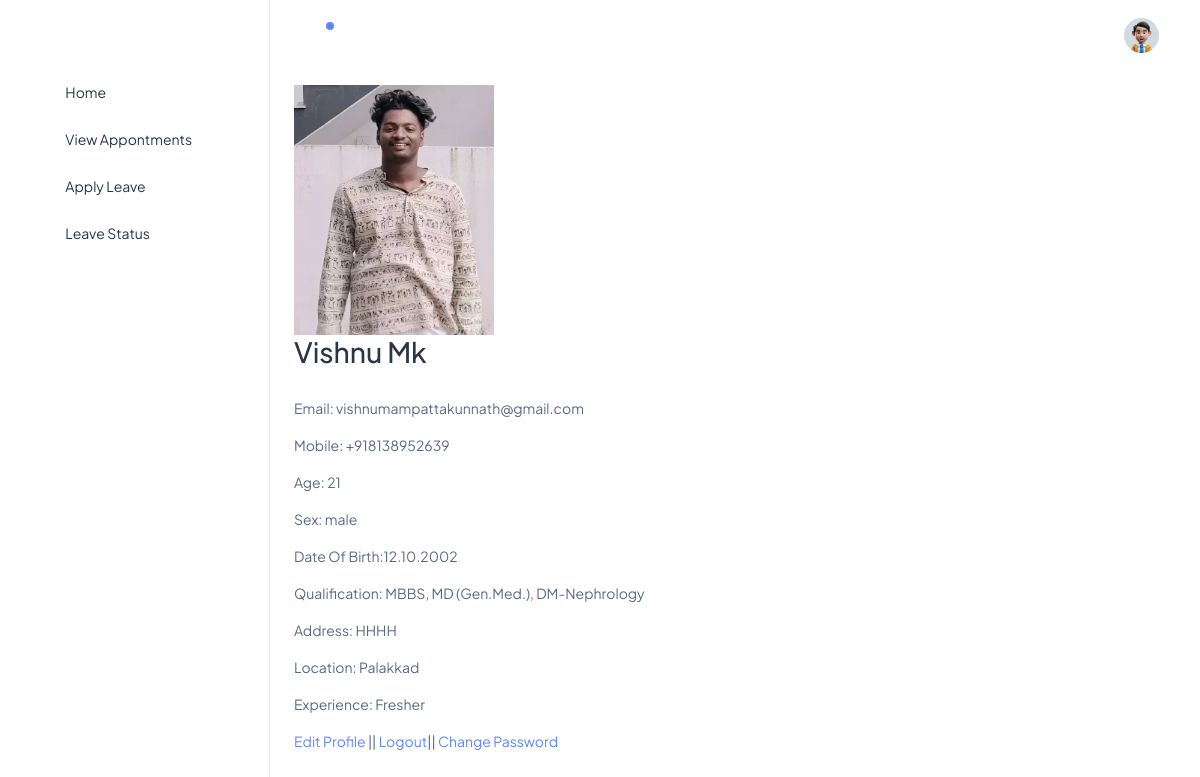
Page /doctorapp/profilepage/ (signed in) on the committed database.
### backend/models.py (models this page shows, shortened)
class doctordb(models.Model):
    doctorid = models.IntegerField(unique=True)
    dname=models.CharField(max_length=100,null=True,blank=True)
    special=models.CharField(max_length=100,null=True,blank=True)
    qualification=models.CharField(max_length=100,null=True,blank=True)
    profile=models.CharField(max_length=100,null=True,blank=True)
    dmail=models.EmailField(max_length=100,null=True,blank=True)
    dphone=models.CharField(max_length=100,null=True,blank=True)
    gender=models.CharField(max_length=100,null=True,blank=True)
    fee=models.IntegerField(max_length=100,null=True,blank=True)
    password = models.CharField(max_length=8, null=True, blank=True)
    address = models.CharField(max_length=8, null=True, blank=True)
    Location = models.CharField(max_length=8, null=True, blank=True)
    Experiance = models.CharField(max_length=8, null=True, blank=True,default='Fresher')
    profileimage=models.ImageField(upload_to='profile',null=True,blank=True,default='Untitled.png')
    age=models.IntegerField(default=0,null=True,blank=True)
    dob=models.CharField(max_length=20,null=True,blank=True)

### doctorapp/views.py (the view)
# urls.py: path('profilepage/', views.profilepage, name='profilepage'),
def profilepage(request):
    data=doctordb.objects.filter(dname=request.session['dname'])
    return render(request,"profilepage.html",{'data':data})

### doctorapp/templates/profilepage.html (shortened to what this page needs)
<!DOCTYPE html>
{% extends 'doctorhome.html' %}
{% block content %}
{% load static %}
<html lang="en">
<head>
</head>
<body>
<div class="profile-container">
{% for i in data %}
        <div class="user-info" style=" text-align:left;">
			        <img class="profile-picture" src="{{i.profileimage.url}}" alt="Profile Picture" style="width:200px; height:250px;">
            <h2>{{i.dname}}</h2><br>
            <p>Email: {{i.dmail}}</p>
            <p>Mobile: {{i.dphone}}</p>
            <p>Age: {{i.age}}</p>
            <p>Sex: {{i.gender}}</p>
            <p>Date Of Birth:{{i.dob}} </p>
            <p>Qualification: {{i.qualification}}</p>
            <p>Address: {{i.address}}</p>
            <p>Location: {{i.Location}}</p>
            <p>Experience: {{i.Experiance}}</p>
            <a href="{% url 'doctoredit' dataid=i.id  %}">Edit Profile</a> ||
			<a href="{% url 'doctorlogout'  %}">Logout</a>||
			<a href="{% url 'doctorchangepassword'  %}">Change Password</a>
        </div>
{% endfor %}
    </div>
</body>
</html>
{% endblock %}

### rows in the picture
doctordb: profileimage (picture), dname "Vishnu Mk", dmail "vishnumampattakunnath@gmail.com", dphone "+918138952639", age "21", gender "male", dob "12.10.2002", qualification "MBBS, MD (Gen.Med.), DM-Nephrology", address "HHHH", Location "Palakkad", Experiance "Fresher"
